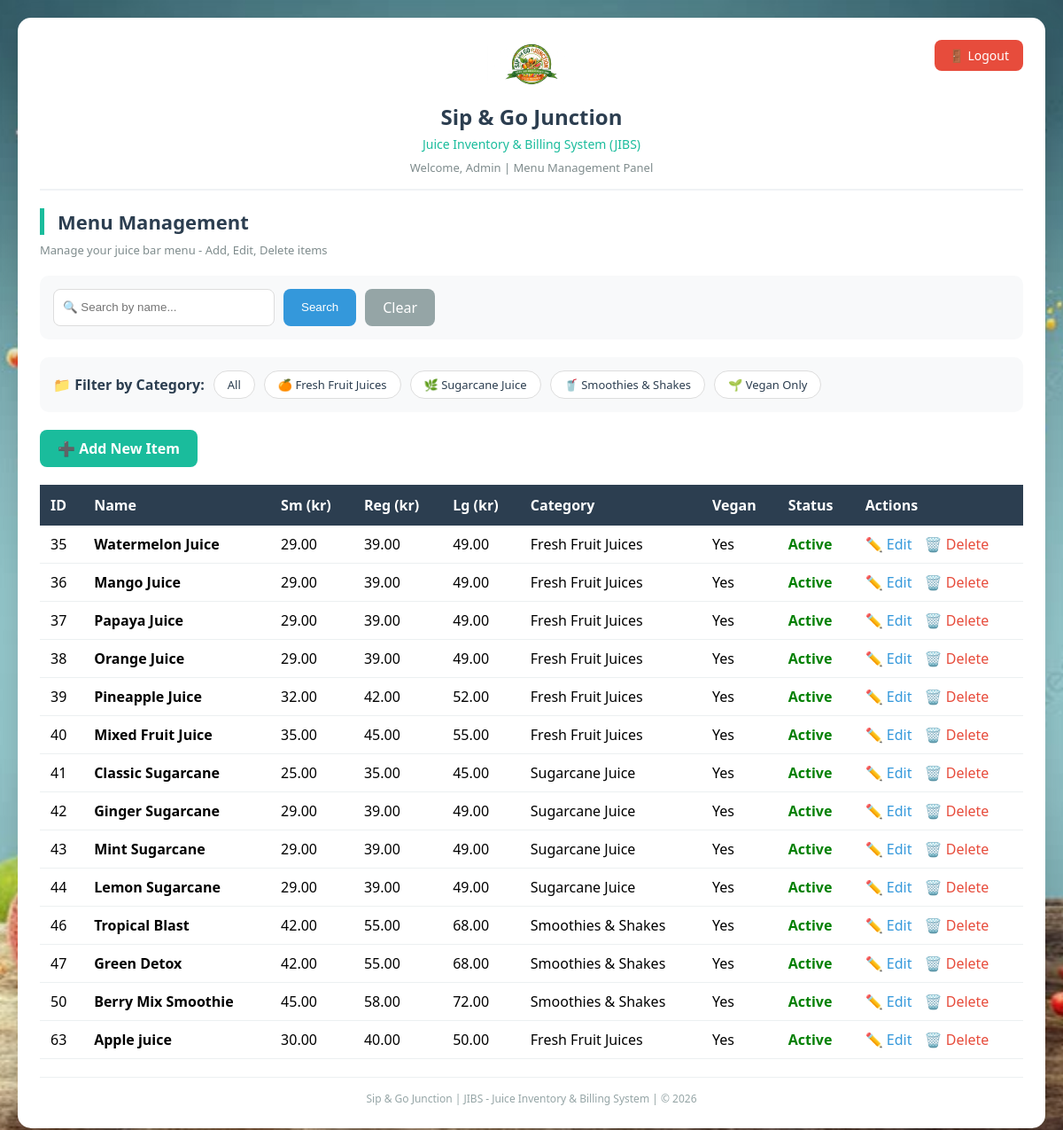
The page /admin/menu?vegan=1 (signed in) on the database its author committed.
### tables this page shows
CREATE TABLE tblMenuItem (
        ItemID INTEGER PRIMARY KEY AUTOINCREMENT,
        Name TEXT NOT NULL,
        PriceSm INTEGER NOT NULL,
        PriceReg INTEGER NOT NULL,
        PriceLg INTEGER NOT NULL,
        IsVegan BOOLEAN DEFAULT TRUE,
        Category TEXT NOT NULL,
        IsActive BOOLEAN DEFAULT TRUE
    );

### menu_app.py (the view)
@app.route('/admin/menu')
@login_required
def list_menu():
    conn = get_db()
    cursor = conn.cursor()
    category = request.args.get('category')
    search = request.args.get('search')
    vegan = request.args.get('vegan')
    if category:
        cursor.execute("SELECT ItemID, Name, PriceSm, PriceReg, PriceLg, Category, IsVegan, IsActive FROM tblMenuItem WHERE Category = ?", (category,))
    elif search:
        cursor.execute("SELECT ItemID, Name, PriceSm, PriceReg, PriceLg, Category, IsVegan, IsActive FROM tblMenuItem WHERE Name LIKE ?", (f'%{search}%',))
    elif vegan:
        cursor.execute("SELECT ItemID, Name, PriceSm, PriceReg, PriceLg, Category, IsVegan, IsActive FROM tblMenuItem WHERE IsVegan = 1")
    else:
        cursor.execute("SELECT ItemID, Name, PriceSm, PriceReg, PriceLg, Category, IsVegan, IsActive FROM tblMenuItem")
    items = cursor.fetchall()
    conn.close()
    return render_template('menu_list.html', items=items)

### menu_app.py (called while the page is built)
def get_db():
    return sqlite3.connect('menu.db')

def login_required(f):
    @wraps(f)
    def wrapper(*args, **kwargs):
        if not session.get('admin_logged_in'):
            return redirect(url_for('admin_login'))
        return f(*args, **kwargs)
    return wrapper

### templates/menu_list.html (shortened to what this page needs)
<!DOCTYPE html>
<html>
<head>
</head>
<body>
    <div class="container">
        <div class="header">
            <a href="/admin/logout" class="logout-btn" onclick="return confirm('Logout from admin panel?')">🚪 Logout</a>
            <div class="logo-container">
                <img src="/static/logo.jpg" alt="Sip & Go Logo" class="logo">
            </div>
            <div class="shop-name">Sip & Go Junction</div>
            <div class="system-name">Juice Inventory & Billing System (JIBS)</div>
            <div class="welcome">Welcome, Admin | Menu Management Panel</div>
        </div>
        <h1> Menu Management</h1>
        <div class="subtitle">Manage your juice bar menu - Add, Edit, Delete items</div>
        <div class="search-box">
            <form method="GET" action="/admin/menu">
                <input type="text" name="search" placeholder="🔍 Search by name..." value="{{ request.args.get('search', '') }}">
                <button type="submit">Search</button>
                <a href="/admin/menu">Clear</a>
            </form>
        </div>
        <div class="filter">
            <strong>📁 Filter by Category:</strong>
            <a href="/admin/menu">All</a>
            <a href="/admin/menu?category=Fresh%20Fruit%20Juices">🍊 Fresh Fruit Juices</a>
            <a href="/admin/menu?category=Sugarcane%20Juice">🌿 Sugarcane Juice</a>
            <a href="/admin/menu?category=Smoothies%20%26%20Shakes">🥤 Smoothies & Shakes</a>
            <a href="/admin/menu?vegan=1">🌱 Vegan Only</a>
        </div>
        <a href="/admin/menu/add" class="add-btn">➕ Add New Item</a>
        <div class="table-wrapper">
            {% if items %}
            <table>
                <thead>
                    <tr>
                        <th>ID</th>
                        <th>Name</th>
                        <th>Sm (kr)</th>
                        <th>Reg (kr)</th>
                        <th>Lg (kr)</th>
                        <th>Category</th>
                        <th>Vegan</th>
                        <th>Status</th>
                        <th>Actions</th>
                    </tr>
                </thead>
                <tbody>
                    {% for item in items %}
                    <tr>
                        <td>{{ item[0] }}</td>
                        <td><strong>{{ item[1] }}</strong></td>
                        <td>{{ "%.2f"|format(item[2] / 100) }}</td>
                        <td>{{ "%.2f"|format(item[3] / 100) }}</td>
                        <td>{{ "%.2f"|format(item[4] / 100) }}</td>
                        <td>{{ item[5] }}</td>
                        <td>{{ "Yes" if item[6] else "No" }}</td>
                        <td class="{{ 'active' if item[7] else 'inactive' }}">{{ "Active" if item[7] else "Inactive" }}</td>
                        <td>
                            <a href="/admin/menu/edit/{{ item[0] }}" class="edit-link">✏️ Edit</a>
                            <a href="/admin/menu/delete/{{ item[0] }}" class="delete-link" onclick="return confirm('Delete this item?')">🗑️ Delete</a>
                        </td>
                    </tr>
                    {% endfor %}
                </tbody>
            </table>
            {% else %}
            <div class="empty-message">
                <p>🍹 No menu items found.</p>
                <p>Click "Add New Item" to create your first menu item.</p>
            </div>
            {% endif %}
        </div>
        <div class="footer">
            Sip & Go Junction | JIBS - Juice Inventory & Billing System | © 2026
        </div>
    </div>
</body>
</html>

### templates/menu_list.html (style rules this page uses)
* { margin: 0; padding: 0; box-sizing: border-box; }
body { font-family: 'Segoe UI', Tahoma, Geneva, Verdana, sans-serif; background-image: url('/static/menu-bg.jpg'); background-size: cover; background-attachment: fixed; background-position: center; min-height: 100vh; padding: 20px; }
.container { max-width: 1400px; margin: 0 auto; background: white; border-radius: 15px; box-shadow: 0 10px 30px rgba(0,0,0,0.2); padding: 25px; }
.logo-container { text-align: center; margin-bottom: 10px; }
.logo { max-width: 100px; height: auto; border-radius: 10px; }
.header { position: relative; text-align: center; margin-bottom: 20px; padding-bottom: 15px; border-bottom: 2px solid #f0f2f5; }
.logout-btn { position: absolute; top: 0; right: 0; background: #e74c3c; color: white; text-decoration: none; padding: 8px 16px; border-radius: 8px; font-size: 14px; }
.shop-name { font-size: 24px; font-weight: bold; color: #2c3e50; }
.system-name { font-size: 14px; color: #1abc9c; margin-top: 5px; }
.welcome { font-size: 13px; color: #7f8c8d; margin-top: 8px; }
h1 { color: #2c3e50; margin-bottom: 8px; border-left: 5px solid #1abc9c; padding-left: 15px; font-size: 22px; }
.subtitle { color: #7f8c8d; margin-bottom: 20px; font-size: 13px; }
.search-box { background: #f8f9fa; padding: 15px; border-radius: 10px; margin-bottom: 20px; }
.search-box form { display: flex; gap: 10px; flex-wrap: wrap; }
.search-box input { padding: 10px; border: 1px solid #ddd; border-radius: 8px; width: 250px; }
.search-box button { background: #3498db; color: white; border: none; padding: 10px 20px; border-radius: 8px; cursor: pointer; }
.search-box a { background: #95a5a6; color: white; text-decoration: none; padding: 10px 20px; border-radius: 8px; }
.filter { background: #f8f9fa; padding: 15px; border-radius: 10px; margin-bottom: 20px; display: flex; gap: 10px; flex-wrap: wrap; align-items: center; }
.filter strong { color: #2c3e50; }
.filter a { text-decoration: none; padding: 6px 15px; background: white; border: 1px solid #ddd; border-radius: 20px; color: #2c3e50; font-size: 13px; }
.add-btn { display: inline-block; background: #1abc9c; color: white; text-decoration: none; padding: 10px 20px; border-radius: 8px; margin-bottom: 20px; font-weight: bold; }
.table-wrapper { overflow-x: auto; }
table { width: 100%; border-collapse: collapse; background: white; }
th { background: #2c3e50; color: white; padding: 12px; text-align: left; }
td { padding: 10px 12px; border-bottom: 1px solid #ecf0f1; }
.active { color: green; font-weight: bold; }
.edit-link { color: #3498db; text-decoration: none; margin-right: 10px; }
.delete-link { color: #e74c3c; text-decoration: none; }
.footer { text-align: center; margin-top: 20px; padding-top: 15px; border-top: 1px solid #ecf0f1; color: #95a5a6; font-size: 12px; }

### rows shown on the page
tblMenuItem: ItemID "35", Name "Watermelon Juice", item[2]/100 "29.00", item[3]/100 "39.00", item[4]/100 "49.00", Category "Fresh Fruit Juices", IsVegan "Yes", IsActive "Active"
tblMenuItem: ItemID "36", Name "Mango Juice", item[2]/100 "29.00", item[3]/100 "39.00", item[4]/100 "49.00", Category "Fresh Fruit Juices", IsVegan "Yes", IsActive "Active"
tblMenuItem: ItemID "37", Name "Papaya Juice", item[2]/100 "29.00", item[3]/100 "39.00", item[4]/100 "49.00", Category "Fresh Fruit Juices", IsVegan "Yes", IsActive "Active"
tblMenuItem: ItemID "38", Name "Orange Juice", item[2]/100 "29.00", item[3]/100 "39.00", item[4]/100 "49.00", Category "Fresh Fruit Juices", IsVegan "Yes", IsActive "Active"
tblMenuItem: ItemID "39", Name "Pineapple Juice", item[2]/100 "32.00", item[3]/100 "42.00", item[4]/100 "52.00", Category "Fresh Fruit Juices", IsVegan "Yes", IsActive "Active"
tblMenuItem: ItemID "40", Name "Mixed Fruit Juice", item[2]/100 "35.00", item[3]/100 "45.00", item[4]/100 "55.00", Category "Fresh Fruit Juices", IsVegan "Yes", IsActive "Active"
tblMenuItem: ItemID "41", Name "Classic Sugarcane", item[2]/100 "25.00", item[3]/100 "35.00", item[4]/100 "45.00", Category "Sugarcane Juice", IsVegan "Yes", IsActive "Active"
tblMenuItem: ItemID "42", Name "Ginger Sugarcane", item[2]/100 "29.00", item[3]/100 "39.00", item[4]/100 "49.00", Category "Sugarcane Juice", IsVegan "Yes", IsActive "Active"
tblMenuItem: ItemID "43", Name "Mint Sugarcane", item[2]/100 "29.00", item[3]/100 "39.00", item[4]/100 "49.00", Category "Sugarcane Juice", IsVegan "Yes", IsActive "Active"
tblMenuItem: ItemID "44", Name "Lemon Sugarcane", item[2]/100 "29.00", item[3]/100 "39.00", item[4]/100 "49.00", Category "Sugarcane Juice", IsVegan "Yes", IsActive "Active"
tblMenuItem: ItemID "46", Name "Tropical Blast", item[2]/100 "42.00", item[3]/100 "55.00", item[4]/100 "68.00", Category "Smoothies & Shakes", IsVegan "Yes", IsActive "Active"
tblMenuItem: ItemID "47", Name "Green Detox", item[2]/100 "42.00", item[3]/100 "55.00", item[4]/100 "68.00", Category "Smoothies & Shakes", IsVegan "Yes", IsActive "Active"
tblMenuItem: ItemID "50", Name "Berry Mix Smoothie", item[2]/100 "45.00", item[3]/100 "58.00", item[4]/100 "72.00", Category "Smoothies & Shakes", IsVegan "Yes", IsActive "Active"
tblMenuItem: ItemID "63", Name "Apple juice", item[2]/100 "30.00", item[3]/100 "40.00", item[4]/100 "50.00", Category "Fresh Fruit Juices", IsVegan "Yes", IsActive "Active"
